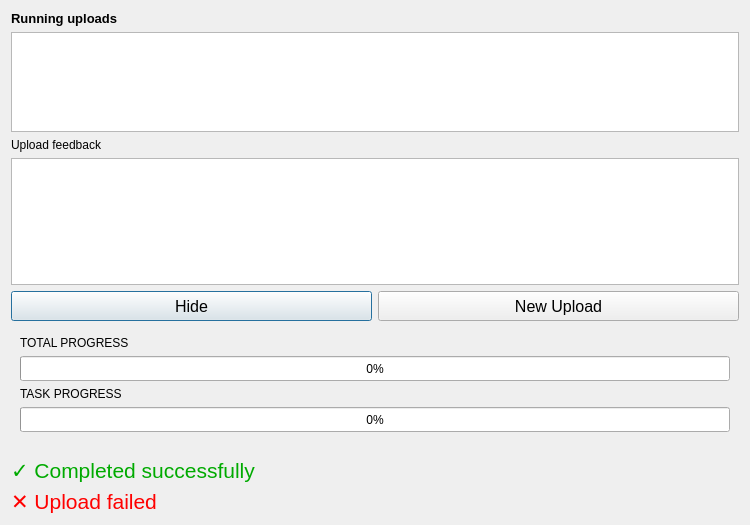
<?xml version="1.0" encoding="UTF-8"?>
<ui version="4.0">
 <class>upload_dialog</class>
 <widget class="QDialog" name="upload_dialog">
  <property name="geometry">
   <rect>
    <x>0</x>
    <y>0</y>
    <width>750</width>
    <height>525</height>
   </rect>
  </property>
  <property name="minimumSize">
   <size>
    <width>600</width>
    <height>300</height>
   </size>
  </property>
  <property name="font">
   <font>
    <family>Segoe UI</family>
   </font>
  </property>
  <property name="windowTitle">
   <string>Upload status</string>
  </property>
  <layout class="QGridLayout" name="gridLayout">
   <item row="2" column="0" colspan="2">
    <widget class="QLabel" name="label_2">
     <property name="text">
      <string>Upload feedback</string>
     </property>
    </widget>
   </item>
   <item row="4" column="0">
    <widget class="QPushButton" name="pb_hide">
     <property name="minimumSize">
      <size>
       <width>0</width>
       <height>30</height>
      </size>
     </property>
     <property name="font">
      <font>
       <family>Segoe UI</family>
       <pointsize>12</pointsize>
      </font>
     </property>
     <property name="text">
      <string>Hide</string>
     </property>
    </widget>
   </item>
   <item row="4" column="1">
    <widget class="QPushButton" name="pb_new_upload">
     <property name="sizePolicy">
      <sizepolicy hsizetype="Preferred" vsizetype="Fixed">
       <horstretch>0</horstretch>
       <verstretch>0</verstretch>
      </sizepolicy>
     </property>
     <property name="minimumSize">
      <size>
       <width>0</width>
       <height>30</height>
      </size>
     </property>
     <property name="font">
      <font>
       <family>Segoe UI</family>
       <pointsize>12</pointsize>
      </font>
     </property>
     <property name="text">
      <string>New Upload</string>
     </property>
    </widget>
   </item>
   <item row="9" column="0" colspan="2">
    <widget class="QLabel" name="label_success">
     <property name="minimumSize">
      <size>
       <width>0</width>
       <height>0</height>
      </size>
     </property>
     <property name="font">
      <font>
       <family>Segoe UI</family>
       <pointsize>16</pointsize>
      </font>
     </property>
     <property name="text">
      <string>&lt;html&gt;&lt;head/&gt;&lt;body&gt;&lt;p&gt;&lt;span style=&quot; color:#00aa00;&quot;&gt;✓ Completed successfully&lt;/span&gt;&lt;/p&gt;&lt;/body&gt;&lt;/html&gt;</string>
     </property>
    </widget>
   </item>
   <item row="10" column="0" colspan="2">
    <widget class="QLabel" name="label_failure">
     <property name="minimumSize">
      <size>
       <width>0</width>
       <height>0</height>
      </size>
     </property>
     <property name="font">
      <font>
       <family>Segoe UI</family>
       <pointsize>16</pointsize>
      </font>
     </property>
     <property name="text">
      <string>&lt;html&gt;&lt;head/&gt;&lt;body&gt;&lt;p&gt;&lt;span style=&quot; color:#ff0000;&quot;&gt;✕ Upload failed&lt;/span&gt;&lt;/p&gt;&lt;/body&gt;&lt;/html&gt;</string>
     </property>
    </widget>
   </item>
   <item row="5" column="0" colspan="2">
    <widget class="QWidget" name="progress_widget" native="true">
     <property name="minimumSize">
      <size>
       <width>0</width>
       <height>125</height>
      </size>
     </property>
     <layout class="QFormLayout" name="formLayout_2">
      <item row="0" column="0">
       <widget class="QLabel" name="label">
        <property name="text">
         <string>TOTAL PROGRESS</string>
        </property>
       </widget>
      </item>
      <item row="1" column="0" colspan="2">
       <widget class="QProgressBar" name="pbar_total_upload">
        <property name="minimumSize">
         <size>
          <width>0</width>
          <height>25</height>
         </size>
        </property>
        <property name="value">
         <number>0</number>
        </property>
       </widget>
      </item>
      <item row="2" column="0">
       <widget class="QLabel" name="lbl_current_task">
        <property name="text">
         <string>TASK PROGRESS</string>
        </property>
       </widget>
      </item>
      <item row="3" column="0" colspan="2">
       <widget class="QProgressBar" name="pbar_current_task">
        <property name="minimumSize">
         <size>
          <width>0</width>
          <height>25</height>
         </size>
        </property>
        <property name="maximum">
         <number>100</number>
        </property>
        <property name="value">
         <number>0</number>
        </property>
       </widget>
      </item>
     </layout>
    </widget>
   </item>
   <item row="3" column="0" colspan="2">
    <widget class="QListView" name="lv_upload_feedback">
     <property name="editTriggers">
      <set>QAbstractItemView::NoEditTriggers</set>
     </property>
    </widget>
   </item>
   <item row="1" column="0" colspan="2">
    <widget class="QTreeView" name="tv_uploads">
     <property name="sizePolicy">
      <sizepolicy hsizetype="Expanding" vsizetype="Minimum">
       <horstretch>0</horstretch>
       <verstretch>0</verstretch>
      </sizepolicy>
     </property>
     <property name="maximumSize">
      <size>
       <width>16777215</width>
       <height>100</height>
      </size>
     </property>
     <property name="autoScrollMargin">
      <number>16</number>
     </property>
     <property name="editTriggers">
      <set>QAbstractItemView::NoEditTriggers</set>
     </property>
     <property name="indentation">
      <number>20</number>
     </property>
     <attribute name="headerMinimumSectionSize">
      <number>39</number>
     </attribute>
     <attribute name="headerDefaultSectionSize">
      <number>100</number>
     </attribute>
    </widget>
   </item>
   <item row="0" column="0" colspan="2">
    <widget class="QLabel" name="label_10">
     <property name="font">
      <font>
       <family>Segoe UI</family>
       <pointsize>10</pointsize>
       <weight>75</weight>
       <bold>true</bold>
      </font>
     </property>
     <property name="text">
      <string>Running uploads</string>
     </property>
    </widget>
   </item>
  </layout>
 </widget>
 <resources/>
 <connections/>
</ui>
